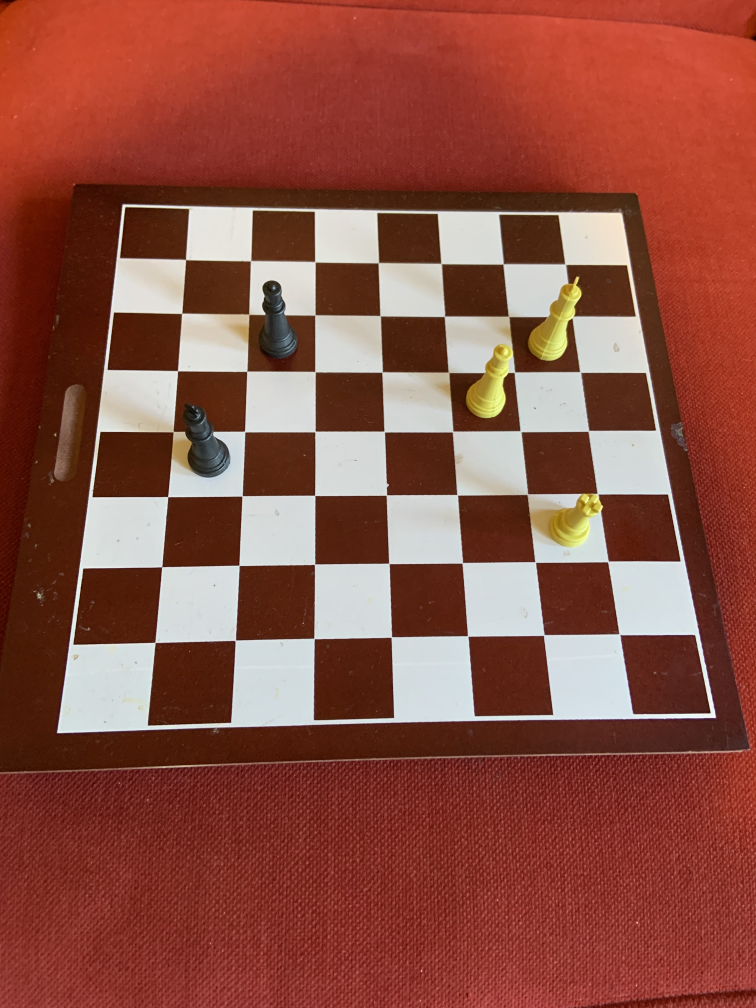
#> input picture ChessImages/board2.jpeg, 3024 x 4032 px (shown at 1/4 size)
$ python -i ProcessTraining.py   (imports and definitions only)
#> lines starting #> are read from the running program, lines starting #| are printed output that depends on the picture; after the words box and inside, x2 and y2 are one past the last pixel; in counts of white or black regions, pixels touching at a corner belong together
#> further down, picture is the input picture: shape (4032, 3024, 3); mean B, G, R 67.8, 80.7, 141.6
import math
import cv2
import numpy as np
from numpy import pi
import sys

CANNY_LOW = 0   # 100
CANNY_HIGH = 155  # 255
CANNY_THRESHOLD = 90

def trimLines(lines):
    strong_lines = np.array([]).reshape(-1, 2)
    for i, n1 in enumerate(lines):
        for rho, theta in n1:
            if i == 0:
                strong_lines = np.append(strong_lines, n1, axis=0)
                continue
            if rho < 0:
                rho *= -1
                theta -= pi
            closeness_rho = np.isclose(rho, strong_lines[:, 0], atol=20)
            closeness_theta = np.isclose(theta, strong_lines[:, 1], atol=pi/10)
            closeness = np.all([closeness_rho, closeness_theta], axis=0)
            if not any(closeness) and len(strong_lines) <= 8:
                strong_lines = np.append(strong_lines, n1, axis=0)
    return strong_lines


def addLines(frame, lines, color):
    coords = []
    for line in lines:
        rho, theta = line[0], line[1]
        a = np.cos(theta)
        b = np.sin(theta)
        x0 = a*rho
        y0 = b*rho
        x1 = int(x0 + 1000*(-b))
        y1 = int(y0 + 1000*(a))
        x2 = int(x0 - 1000*(-b))
        y2 = int(y0 - 1000*(a))
        coords.append((x1, y1, x2, y2))
        cv2.line(frame, (x1, y1), (x2, y2), color, 2)  # COLOR: BGR Format
    return coords


def getBoardPerspective(frame, corners, tcorners):
    h, status = cv2.findHomography(corners, tcorners)
    pframe = cv2.warpPerspective(frame, h, (frame.shape[1], frame.shape[0]))
    return pframe


def processFrame(in_frame, thresholding):
    # Convert to Grayscale
#> called with thresholding = 1
    mod_frame = cv2.cvtColor(in_frame, cv2.COLOR_BGR2GRAY)
    # Apply Gaussian Blur to reduce noise
    mod_frame = cv2.GaussianBlur(mod_frame, (7, 7), 0)  # Alternative: cv2.medianBlur(img,5)
    # mod_frame = cv2.morphologyEx(mod_frame, cv2.MORPH_OPEN, (11, 11))
    if thresholding:
        # Apply Canny Edge Detection
        mod_frame = cv2.Canny(mod_frame, 40, 120, L2gradient=True)  # Original: 30, 90
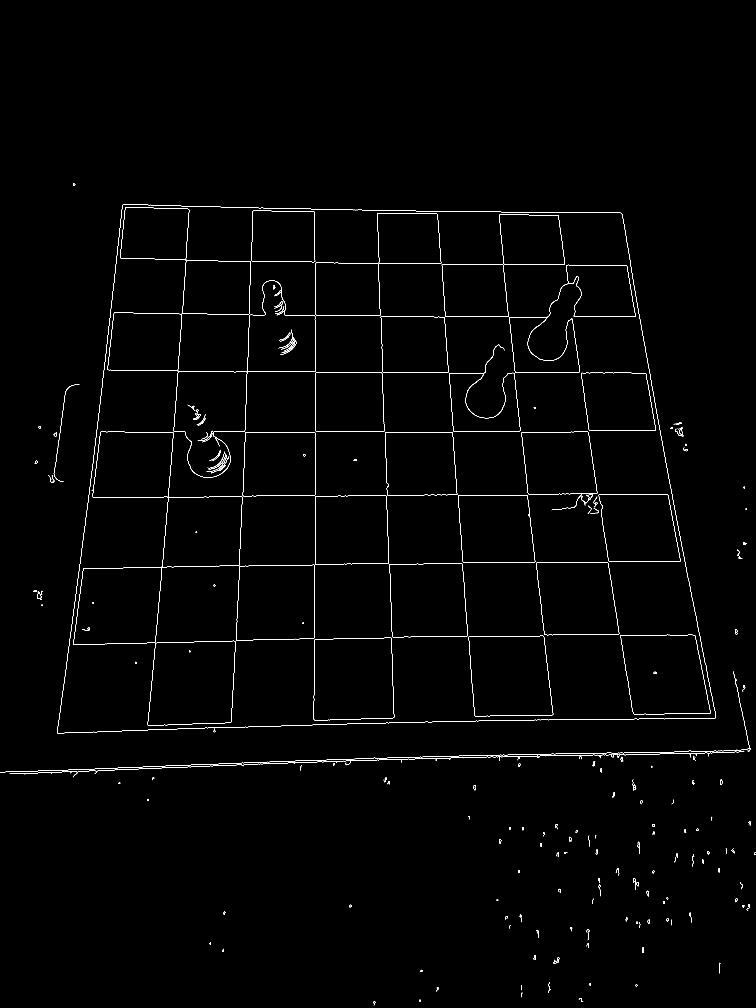
#> mod_frame: shape (4032, 3024) (shown at 1/4 size); 0.49% white in thin lines or dots, all inside (x1, y1, x2, y2) = (0, 734, 3024, 4022)
    else:
        mod_frame = cv2.threshold(mod_frame, 128, 255, cv2.THRESH_BINARY | cv2.THRESH_OTSU)[1]
    return mod_frame


# Calculate Contour of board for Perspective Transform
def getContours(contour_frame):
    ret, thresh = cv2.threshold(contour_frame, 0, 255, cv2.THRESH_BINARY)
    contours, _ = cv2.findContours(thresh, cv2.RETR_TREE, cv2.CHAIN_APPROX_SIMPLE)
#> contours = 317 contours, 144 with area under 20; largest, box (x1, y1, x2, y2) and area: (228, 817, 2864, 2933) 4741054, (228, 817, 2864, 2933) 4741038, (591, 2563, 942, 2903) 107273, (591, 2563, 942, 2903) 107266, (1254, 2551, 1577, 2881) 101352
    return contours


def dist(var1, var2):
    t1 = math.pow(var1[0] - var2[0], 2)
    t2 = math.pow(var1[1] - var2[1], 2)
    return math.sqrt(t1 + t2)


# GET FOUR FARTHEST CORNERS OF CONTOUR
def findCornersFromPolyDP(in_frame, approxCorners):
    bottomLeft = [0, 0]
    bottomRight = [0, in_frame.shape[1]]
    topRight = [in_frame.shape[0], in_frame.shape[1]]
    topLeft = [in_frame.shape[0], 0]

    boardBR, boardBL, boardTR, boardTL = None, None, None, None
    for ac in approxCorners:
        if boardBR is None or dist(boardBR, bottomRight) < dist(ac, bottomRight):
            boardBR = ac
        if boardBL is None or dist(boardBL, bottomLeft) < dist(ac, bottomLeft):
            boardBL = ac
        if boardTR is None or dist(boardTR, topRight) < dist(ac, topRight):
            boardTR = ac
        if boardTL is None or dist(boardTL, topLeft) < dist(ac, topLeft):
            boardTL = ac
    return np.asarray([boardTR, boardBR, boardBL, boardTL])


def getPiecesFromImage(in_frame):
    cv2.imwrite('../../ChessImages/1preprocessFrame.jpeg', in_frame)
    # Apply Grayscale, GBlur, and Canny
    contour_frame = processFrame(in_frame, 1)
    cv2.imwrite('../../ChessImages/2processFrame.jpeg', contour_frame)
    # return contour_frame, 0, 0
    contours = getContours(contour_frame)
    maxContour = sorted(contours, key=cv2.contourArea, reverse=True)[0]
#> maxContour = contour of 1733 points, box (x1, y1, x2, y2) (228, 817, 2864, 2933), area 4741054
    boardRect = cv2.boundingRect(maxContour)
#> boardRect = (228, 817, 2636, 2116)
    x, y, w, h = boardRect
#> x = 228; y = 817; w = 2636; h = 2116
    if w < 1600 or h < 1600:
        print(w, h)
        raise ValueError("Board not detected")

    # Get Board Corners
    perim = cv2.arcLength(maxContour, True)
#> perim = 9121.7
    epsilon = 0.02 * perim
#> epsilon = 182.4
    approxCorners = np.asarray(cv2.approxPolyDP(maxContour, epsilon, True)).reshape(-1, 2)
#> approxCorners = [[490, 820], [229, 2932], [2863, 2870], [2484, 852]]
    cornersTrimmed = findCornersFromPolyDP(in_frame, approxCorners)
#> the loop in findCornersFromPolyDP, `for ac in approxCorners:` made 4 passes
#> boardTL on pass 2: [229, 2932]
#> boardBL on pass 3: [2863, 2870]
#> cornersTrimmed = [[490, 820], [2484, 852], [2863, 2870], [229, 2932]]

    temp_frame = in_frame.copy()
    for ac in cornersTrimmed:
        cv2.circle(temp_frame, ac, 14, (255, 0, 255), thickness=2)
#> this loop made 4 passes
    # pts_dst = np.array([[3024, 0.0], [3024, 4032], [0, 4032], [0.0, 0.0]])
    pts_dst = np.array([[0.0, 0.0], [3024, 0.0], [3024, 4032], [0, 4032]])  # FOR NO ROTATION

    # Warps Perspective and Resizes to (640, 640)
    cv2.imwrite('../../ChessImages/3printCorners.jpeg', temp_frame)
    perspective_frame = getBoardPerspective(in_frame, cornersTrimmed, pts_dst)
#> in getBoardPerspective, `h, status = cv2.findHomography(corners, tcorners)`: h = [[1.65, 0.204, -974.4], [-0.046, 2.87, -2329.1], [-2.41e-05, 0.000174, 1]]; status = [1, 1, 1, 1]
#> in getBoardPerspective, `pframe = cv2.warpPerspective(frame, h, (frame.shape[1], frame.shape[0]))`:
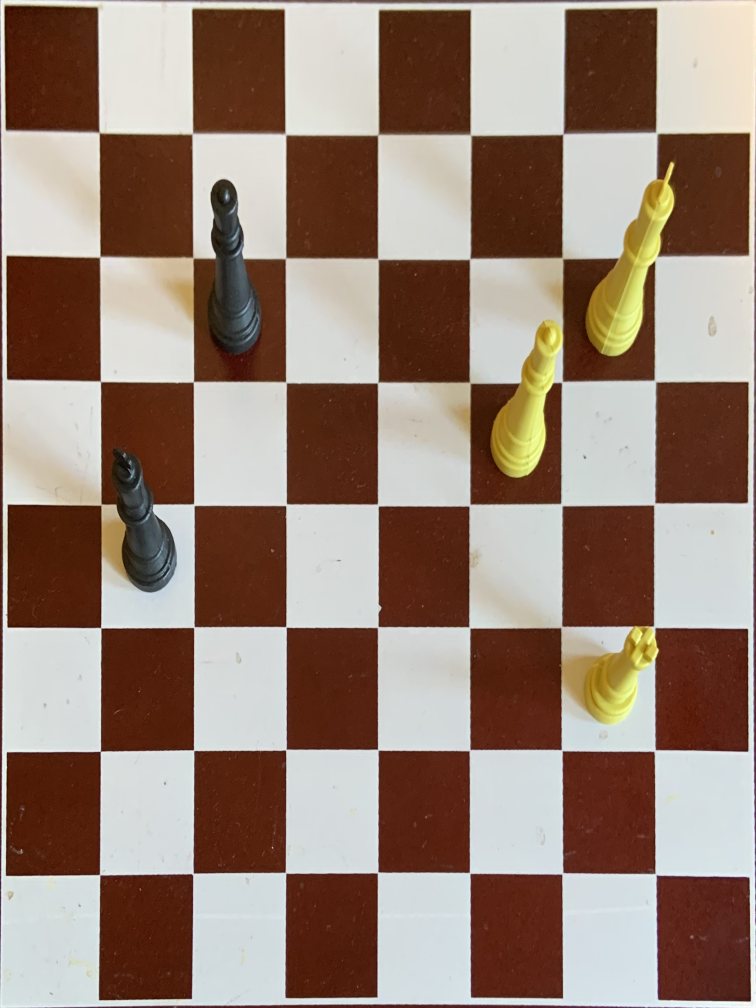
#> pframe: shape (4032, 3024, 3) (shown at 1/4 size); mean B, G, R 117.3, 130.1, 151.2
    perspective_frame = cv2.resize(perspective_frame,
                                   (640, 640),
                                   interpolation=cv2.INTER_AREA)

    perspective_contour_frame = processFrame(perspective_frame, 1)
#> call 2 of processFrame, with thresholding = 1
#> in processFrame (call 2), `mod_frame = cv2.Canny(mod_frame, 40, 120, L2gradient=True)`:
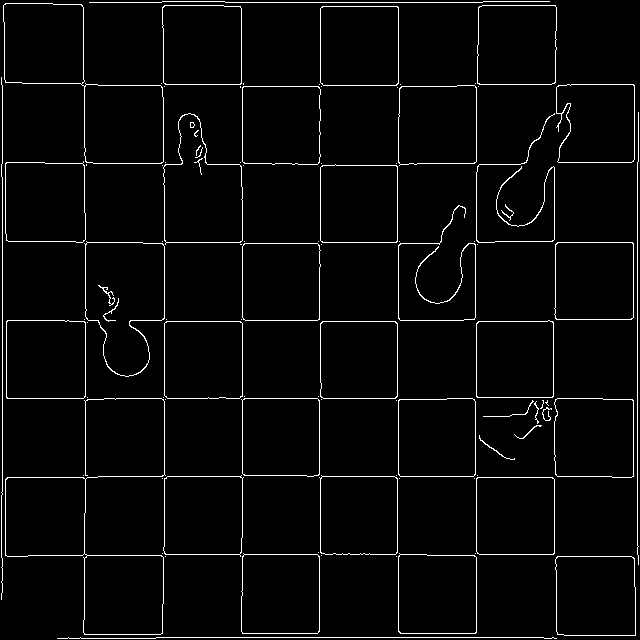
#> mod_frame: shape (640, 640); 3.2% white in thin lines or dots
    print(perspective_contour_frame.shape)
#| (640, 640)
    cv2.imwrite('../../ChessImages/4warpedImage.jpeg', perspective_contour_frame)
    contours = getContours(perspective_contour_frame)
#> in getContours (call 2), `contours, _ = cv2.findContours(thresh, cv2.RETR_TREE, cv2.CHAIN_APPROX..`: contours = 126 contours, 68 with area under 20; largest, box (x1, y1, x2, y2) and area: (5, 398, 166, 635) 12431, (3, 3, 164, 164) 12424, (84, 241, 165, 377) 8212, (85, 242, 165, 377) 8164, (163, 113, 243, 245) 7208
    # rect = cv2.boundingRect(maxContour)
    croppedImages = []
    centroids = []

    temp_perspective_frame = perspective_frame.copy()
    for cnt in contours:
        if cnt.shape[0] < 20:
            continue
        rect = cv2.boundingRect(cnt)
        x, y, w, h = rect

        # Greater than the size of an empty square and less than 2 squares
        if 2000 <= w*h <= 13000:  # and y+h < 640 and x+w < 640 and y > 0 and x > 0:
            # Create cropped image
            mask = perspective_frame[y:y+h, x:x+w]
            mask = cv2.resize(mask, (80, 80), interpolation=cv2.INTER_AREA)  # Create Uniform image size for TF input
            croppedImages.append(mask)
            # Draw bounding box and centroid to image
            cv2.rectangle(temp_perspective_frame, (x, y), (x+w, y+h), (255, 0, 255), 2)
            # Draw center coordinate in bounding box (favoring bottom of box)
            centerCoord = (int(x+(w/2)), int(y+(h/1.5)))
            centroids.append(centerCoord)
            cv2.circle(temp_perspective_frame, centerCoord, 4, (255, 0, 255), thickness=2)
#> this loop made 126 passes
#> (x, y, w, h, centerCoord) on passes 2, 3, 21, 22, 23, 24, 36, 37, 53, 64, 73, 74: (555, 556, 81, 80, (595, 609)), (555, 556, 81, 80, (595, 609)), (319, 475, 79, 80, (358, 528)), (320, 476, 78, 79, (359, 528)), (163, 475, 81, 82, (203, 529)), (163, 476, 80, 79, (203, 528)), (554, 398, 80, 80, (594, 451)), (554, 398, 80, 80, (594, 451)), (164, 321, 79, 78, (203, 373)), (242, 243, 79, 78, (281, 295)), (84, 241, 81, 136, (124, 331)), (85, 242, 80, 135, (125, 332))
#> cnt on passes 4, 5, 6, 7, 12, 13: [[396, 556]], [[165, 556]], [[321, 555]], [[475, 553]], [[162, 553]], [[318, 552]]
#> pass 2, in getPiecesFromImage, `mask = perspective_frame[y:y+h, x:x+w]`:
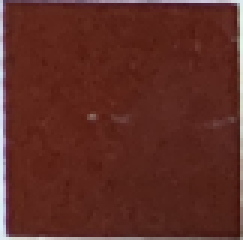
#> mask: shape (80, 81, 3) (shown 3 times larger); mean B, G, R 37.2, 44.8, 94.2
#> after the loop:
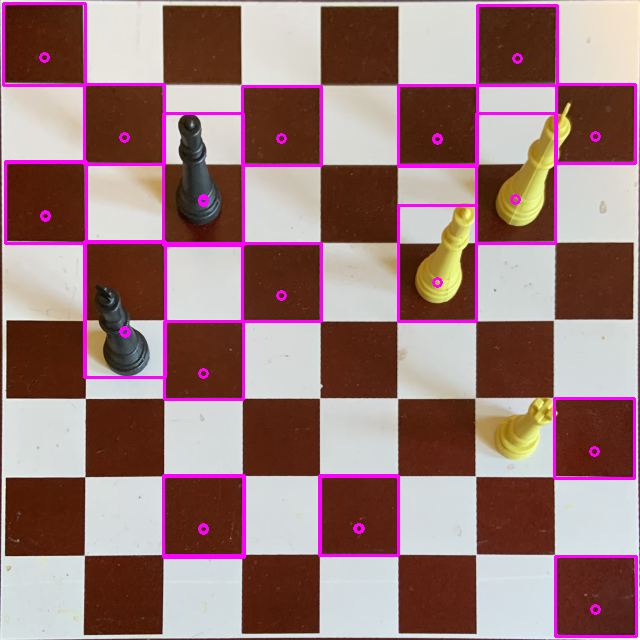
#> temp_perspective_frame: shape (640, 640, 3); mean B, G, R 121.7, 122.3, 154.6
#> after the loop, centroids = 28 pairs, first value 44 to 595, second value 57 to 609; croppedImages = 28 items
    cv2.imwrite('../../ChessImages/5drawBounding.jpeg', temp_perspective_frame)

    hough_frame = processFrame(perspective_frame, 1)
    horizontal = cv2.HoughLines(hough_frame, 1, pi / 180, 100, min_theta=0, max_theta=pi/4)
#> horizontal = 21 rows, first 8: [242, 0], [2, 0], [637, 0], [476, 0], [164, 0], [398, 0], [320, 0], [85, 0]
    vertical = cv2.HoughLines(hough_frame, 1, pi / 180, 100, min_theta=pi/4, max_theta=3*pi/4)
#> vertical = 44 rows, first 8: [398, 1.57], [637, 1.57], [476, 1.57], [2, 1.57], [554, 1.57], [242, 1.57], [320, 1.57], [84, 1.57]
    coordsHorizontal = []
    coordsVertical = []

    temp_perspective_frame = perspective_frame.copy()
    if horizontal is not None and vertical is not None:
        horizontal = trimLines(horizontal)
#> the loop in trimLines, `for i, n1 in enumerate(lines):` made 21 passes
#> n1 on passes 1 to 12: [[242, 0]], [[2, 0]], [[637, 0]], [[476, 0]], [[164, 0]], [[398, 0]], [[320, 0]], [[85, 0]], [[554, 0]], [[633, 0]], [[5, 0]], [[173, 0.0175]]
#> after the loop in trimLines, `for i, n1 in enumerate(lines):`: rho = 94; strong_lines = [[242, 0], [2, 0], [637, 0], [476, 0], [164, 0], [398, 0], [320, 0], [85, 0], [554, 0]]; theta = 0.0175
#> horizontal has the same summary as strong_lines in trimLines
        horizontal = sorted(list(horizontal), key=lambda vx: vx[0])
#> horizontal = [[2, 0], [85, 0], [164, 0], [242, 0], [320, 0], [398, 0], [476, 0], [554, 0], [637, 0]]
        coordsHorizontal = addLines(temp_perspective_frame, horizontal, (255, 0, 0))
#> the loop in addLines, `for line in lines:` made 9 passes
#> (line, rho, x0, x1, x2) on passes 1 to 9: ([2, 0], 2, 2, 2, 2), ([85, 0], 85, 85, 85, 85), ([164, 0], 164, 164, 164, 164), ([242, 0], 242, 242, 242, 242), ([320, 0], 320, 320, 320, 320), ([398, 0], 398, 398, 398, 398), ([476, 0], 476, 476, 476, 476), ([554, 0], 554, 554, 554, 554), ([637, 0], 637, 637, 637, 637)
#> after the loop in addLines, `for line in lines:`:
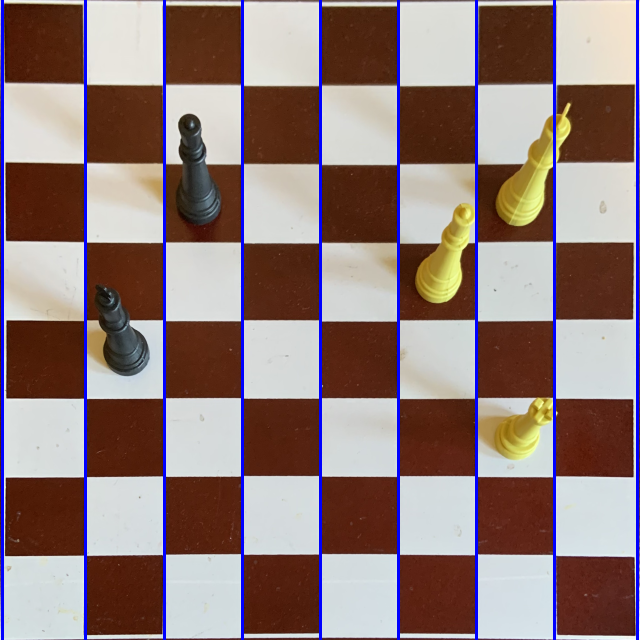
#> frame: shape (640, 640, 3); mean B, G, R 121.7, 123.4, 143.9
#> after the loop in addLines, `for line in lines:`: coords = [(2, 1000, 2, -1000), (85, 1000, 85, -1000), (164, 1000, 164, -1000), (242, 1000, 242, -1000), (320, 1000, 320, -1000), (398, 1000, 398, -1000), (476, 1000, 476, -1000), (554, 1000, 554, -1000), (637, 1000, 637, -1000)]
#> coordsHorizontal has the same summary as coords in addLines

        vertical = trimLines(vertical)
#> the loop in trimLines (call 2), `for i, n1 in enumerate(lines):` made 44 passes
#> n1 on passes 1 to 12: [[398, 1.57]], [[637, 1.57]], [[476, 1.57]], [[2, 1.57]], [[554, 1.57]], [[242, 1.57]], [[320, 1.57]], [[84, 1.57]], [[163, 1.57]], [[633, 1.57]], [[640, 1.55]], [[240, 1.59]]
#> vertical = [[398, 1.57], [637, 1.57], [476, 1.57], [2, 1.57], [554, 1.57], [242, 1.57], [320, 1.57], [84, 1.57], [163, 1.57]]
        vertical = sorted(list(vertical), key=lambda vx: vx[0])
#> vertical = [[2, 1.57], [84, 1.57], [163, 1.57], [242, 1.57], [320, 1.57], [398, 1.57], [476, 1.57], [554, 1.57], [637, 1.57]]
        coordsVertical = addLines(temp_perspective_frame, vertical, (0, 0, 255))
#> call 2 of addLines, with color = (0, 0, 255)
#> the loop in addLines (call 2), `for line in lines:` made 9 passes
#> (line, rho, x0, y0, y1, y2) on passes 1 to 9: ([2, 1.57], 2, -8.74e-08, 2, 1, 2), ([84, 1.57], 84, -3.67e-06, 84, 83, 84), ([163, 1.57], 163, -7.12e-06, 163, 162, 163), ([242, 1.57], 242, -1.06e-05, 242, 241, 242), ([320, 1.57], 320, -1.4e-05, 320, 319, 320), ([398, 1.57], 398, -1.74e-05, 398, 397, 398), ([476, 1.57], 476, -2.08e-05, 476, 475, 476), ([554, 1.57], 554, -2.42e-05, 554, 553, 554), ([637, 1.57], 637, -2.78e-05, 637, 636, 637)
#> after the loop in addLines (call 2), `for line in lines:`:
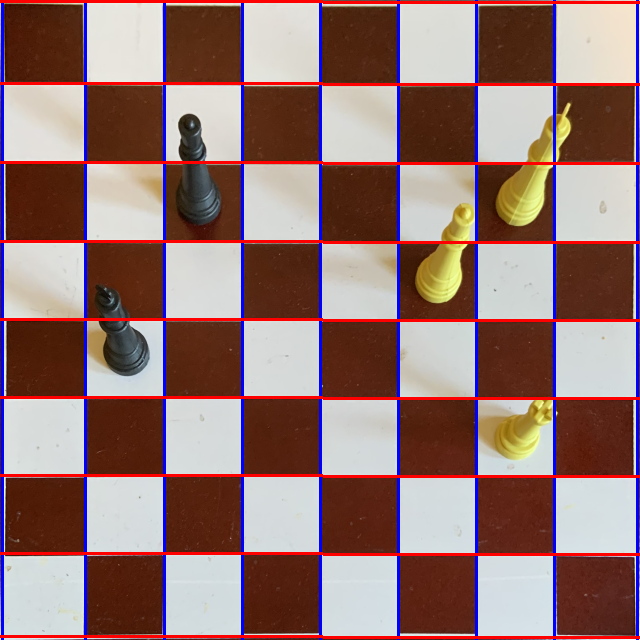
#> frame: shape (640, 640, 3); 4.22% of pixels changed, all inside (x1, y1, x2, y2) = (0, 0, 640, 639)
#> after the loop in addLines (call 2), `for line in lines:`: coords = [(-1000, 1, 999, 2), (-1000, 83, 999, 84), (-1000, 162, 999, 163), (-1000, 241, 999, 242), (-1000, 319, 999, 320), (-1000, 397, 999, 398), (-1000, 475, 999, 476), (-1000, 553, 999, 554), (-1000, 636, 999, 637)]
#> coordsVertical has the same summary as coords in addLines
    cv2.imwrite('../../ChessImages/6houghlines.jpeg', temp_perspective_frame)

    return croppedImages, centroids, [coordsHorizontal, coordsVertical]


def processAndSaveImage(in_frame):
    croppedImages, _, _ = getPiecesFromImage(in_frame)

    # for i, img in enumerate(croppedImages):
    #     cv2.imwrite(f'./Training/piece{i}.jpeg', img)

# [6 lines not run here, left out]

>>> import cv2
>>> picture = cv2.imread('../../ChessImages/board2.jpeg')
>>> result = getPiecesFromImage(picture)
